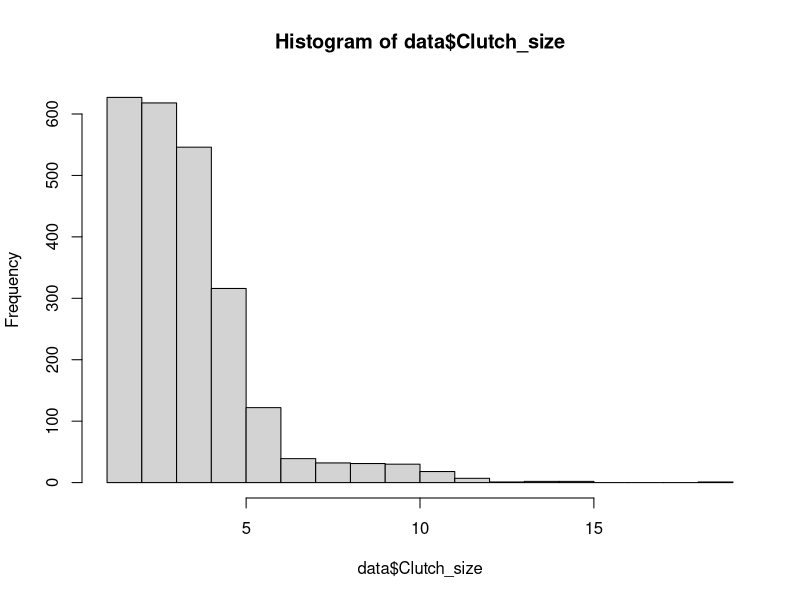

This figure's R source: (Note: this script raises an error after producing the figure.)
## ---- chunk 1
data <- read.csv("ClutchSize.csv")
clutch <- c(data$Clutch_size)

## ---- chunk 2
hist(data$Clutch_size)
fitdistr(data$Clutch_size, "gamma")
ks.test (x = data$Clutch_size, ) # finish thish 
## ---- chunk 3
  boot_species <- c()
  for (i in 1:1000){
    sample <- sample(clutch, nrow(data), replace = T)
    boot_species[i] <-mean(sample)
  }

## ---- chunk 4
library("ggplot2")
qplot(boot_species)

## ---- chunk 5

boot_family
for (i in 1:1000) {
  fsample <- sample(data$Family, 107, replace = T)
  for (i in 1:1000){
    
  }
  
}



